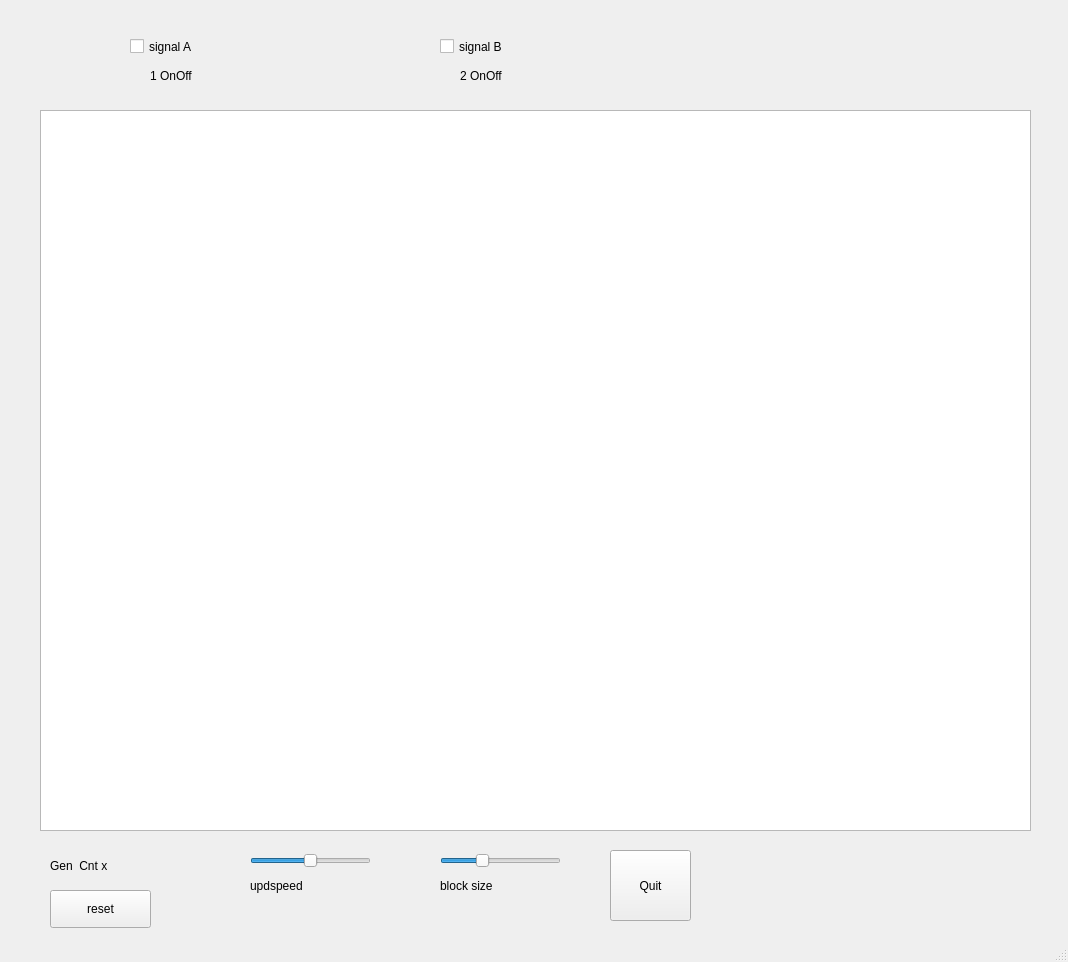
<?xml version="1.0" encoding="UTF-8"?>
<ui version="4.0">
 <class>MainWindow</class>
 <widget class="QMainWindow" name="MainWindow">
  <property name="geometry">
   <rect>
    <x>0</x>
    <y>0</y>
    <width>1068</width>
    <height>962</height>
   </rect>
  </property>
  <property name="windowTitle">
   <string>MainWindow</string>
  </property>
  <widget class="QWidget" name="centralwidget">
   <widget class="QGraphicsView" name="graphicsView">
    <property name="geometry">
     <rect>
      <x>40</x>
      <y>110</y>
      <width>991</width>
      <height>721</height>
     </rect>
    </property>
   </widget>
   <widget class="QPushButton" name="pushButton">
    <property name="geometry">
     <rect>
      <x>610</x>
      <y>850</y>
      <width>81</width>
      <height>71</height>
     </rect>
    </property>
    <property name="text">
     <string>Quit</string>
    </property>
   </widget>
   <widget class="QSlider" name="SliderUpdateSpeed">
    <property name="geometry">
     <rect>
      <x>250</x>
      <y>850</y>
      <width>121</width>
      <height>21</height>
     </rect>
    </property>
    <property name="minimum">
     <number>0</number>
    </property>
    <property name="maximum">
     <number>100</number>
    </property>
    <property name="value">
     <number>50</number>
    </property>
    <property name="sliderPosition">
     <number>50</number>
    </property>
    <property name="orientation">
     <enum>Qt::Horizontal</enum>
    </property>
    <property name="invertedAppearance">
     <bool>false</bool>
    </property>
    <property name="invertedControls">
     <bool>false</bool>
    </property>
   </widget>
   <widget class="QLabel" name="labelUpdspeed">
    <property name="geometry">
     <rect>
      <x>250</x>
      <y>870</y>
      <width>121</width>
      <height>31</height>
     </rect>
    </property>
    <property name="text">
     <string>updspeed</string>
    </property>
   </widget>
   <widget class="QLabel" name="labelOut1">
    <property name="geometry">
     <rect>
      <x>150</x>
      <y>60</y>
      <width>71</width>
      <height>31</height>
     </rect>
    </property>
    <property name="text">
     <string>1 OnOff</string>
    </property>
   </widget>
   <widget class="QLabel" name="labelOut2">
    <property name="geometry">
     <rect>
      <x>460</x>
      <y>60</y>
      <width>71</width>
      <height>31</height>
     </rect>
    </property>
    <property name="text">
     <string>2 OnOff</string>
    </property>
   </widget>
   <widget class="QCheckBox" name="checkBox1">
    <property name="geometry">
     <rect>
      <x>130</x>
      <y>30</y>
      <width>101</width>
      <height>33</height>
     </rect>
    </property>
    <property name="styleSheet">
     <string notr="true">font: 75 16pt &quot;PibotoLt&quot;;</string>
    </property>
    <property name="text">
     <string>signal A</string>
    </property>
   </widget>
   <widget class="QCheckBox" name="checkBox2">
    <property name="geometry">
     <rect>
      <x>440</x>
      <y>30</y>
      <width>101</width>
      <height>33</height>
     </rect>
    </property>
    <property name="text">
     <string>signal B</string>
    </property>
   </widget>
   <widget class="QLabel" name="labelGen">
    <property name="geometry">
     <rect>
      <x>50</x>
      <y>850</y>
      <width>111</width>
      <height>31</height>
     </rect>
    </property>
    <property name="text">
     <string>Gen  Cnt x</string>
    </property>
   </widget>
   <widget class="QLabel" name="labelBlocksize">
    <property name="geometry">
     <rect>
      <x>440</x>
      <y>870</y>
      <width>121</width>
      <height>31</height>
     </rect>
    </property>
    <property name="text">
     <string>block size</string>
    </property>
   </widget>
   <widget class="QSlider" name="SliderBlocksize">
    <property name="geometry">
     <rect>
      <x>440</x>
      <y>850</y>
      <width>121</width>
      <height>21</height>
     </rect>
    </property>
    <property name="minimum">
     <number>1</number>
    </property>
    <property name="maximum">
     <number>10</number>
    </property>
    <property name="pageStep">
     <number>2</number>
    </property>
    <property name="value">
     <number>4</number>
    </property>
    <property name="sliderPosition">
     <number>4</number>
    </property>
    <property name="orientation">
     <enum>Qt::Horizontal</enum>
    </property>
    <property name="invertedAppearance">
     <bool>false</bool>
    </property>
    <property name="invertedControls">
     <bool>false</bool>
    </property>
   </widget>
   <widget class="QPushButton" name="btnGenReset">
    <property name="geometry">
     <rect>
      <x>50</x>
      <y>890</y>
      <width>101</width>
      <height>38</height>
     </rect>
    </property>
    <property name="text">
     <string>reset</string>
    </property>
   </widget>
  </widget>
  <widget class="QMenuBar" name="menubar">
   <property name="geometry">
    <rect>
     <x>0</x>
     <y>0</y>
     <width>1068</width>
     <height>34</height>
    </rect>
   </property>
  </widget>
  <widget class="QStatusBar" name="statusbar"/>
 </widget>
 <resources/>
 <connections/>
</ui>
